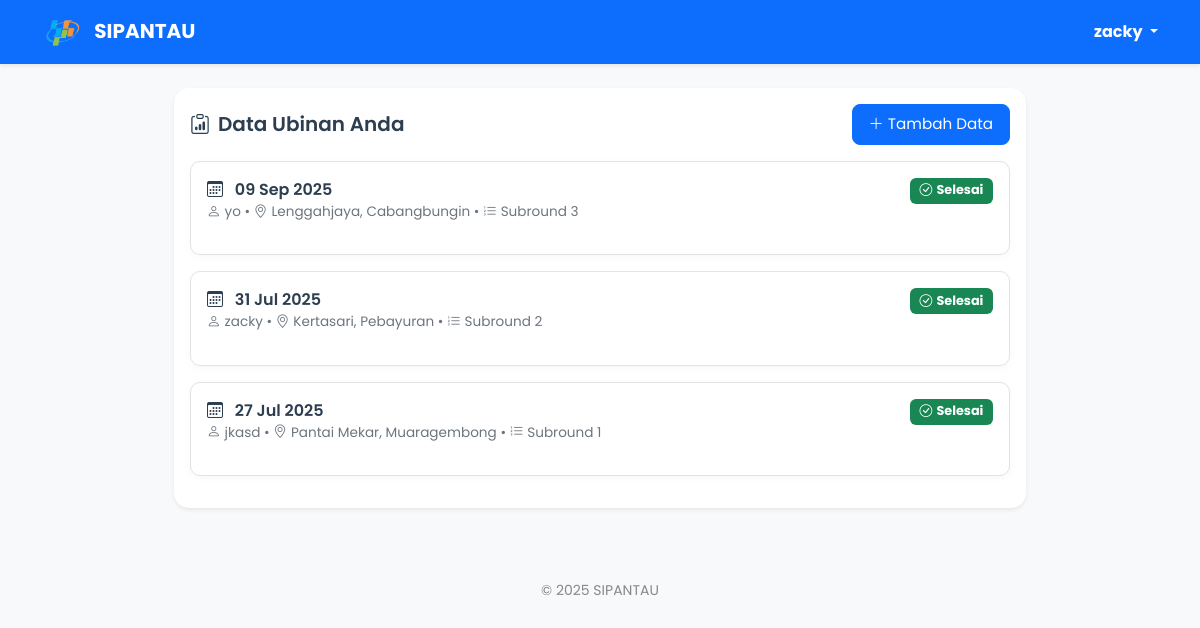
/service/form-user/dashboard_user.php (signed in), run on an earlier commit of the app's database.
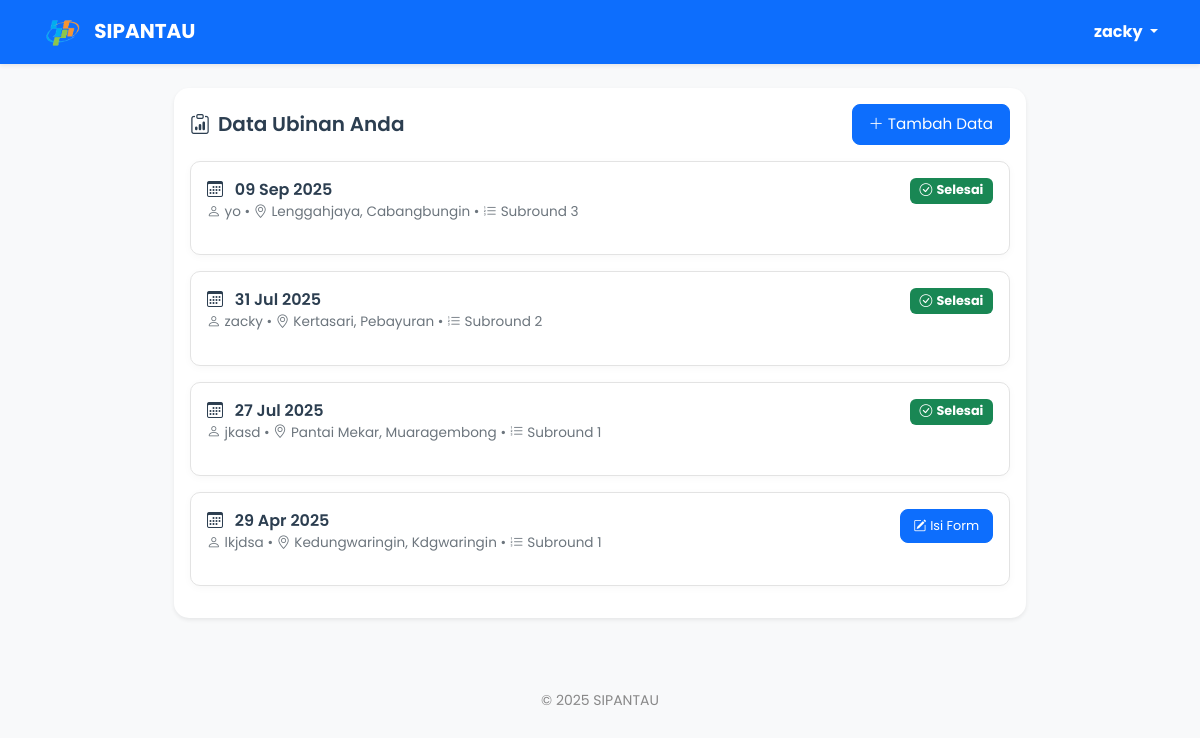
And on a later commit of the database.
### tables this page shows
CREATE TABLE `monitoring_data_panen` (
  `id` int(11) NOT NULL,
  `nama_petani` varchar(100) NOT NULL,
  `desa` varchar(100) NOT NULL,
  `kecamatan` varchar(100) NOT NULL,
  `tanggal_panen` date NOT NULL,
  `subround` int(11) NOT NULL,
  `foto_serah_terima` varchar(255) NOT NULL,
  `foto_bukti_plot_ubinan` varchar(255) NOT NULL,
  `foto_berat_timbangan` varchar(255) NOT NULL,
  `berat_plot` decimal(10,2) DEFAULT NULL,
  `gkp` decimal(10,2) DEFAULT NULL,
  `gkg` decimal(10,2) DEFAULT NULL,
  `ku` decimal(10,2) DEFAULT NULL,
  `status` enum('belum selesai','selesai','tidak bisa','revisi','sudah') DEFAULT 'belum selesai',
  `user_id` int(11) NOT NULL,
  `nomor_segmen` varchar(9) NOT NULL,
  `nomor_sub_segmen` varchar(2) NOT NULL,
  `created_at` timestamp NOT NULL DEFAULT current_timestamp(),
  `updated_at` timestamp NULL DEFAULT NULL,
  `note_revisi` text DEFAULT NULL,
  `revised_at` timestamp NULL DEFAULT NULL,
  `revised_by` varchar(100) DEFAULT NULL
);

### service/form-user/dashboard_user.php (the view, shortened to what this page needs)
<?php
include '../../config/koneksi.php';
$user_id = $_SESSION['user_id'];
$query = "SELECT id, tanggal_panen, nama_petani, desa, kecamatan, subround, status, note_revisi, revised_at
          FROM monitoring_data_panen
          WHERE user_id = ?
          ORDER BY tanggal_panen DESC";
$stmt = mysqli_prepare($conn, $query);
mysqli_stmt_bind_param($stmt, "i", $user_id);
mysqli_stmt_execute($stmt);
$result = mysqli_stmt_get_result($stmt);
?>
<!DOCTYPE html>
<html lang="id">
<head>
  <link href="https://cdn.jsdelivr.net/npm/bootstrap@5.3.0/dist/css/bootstrap.min.css" rel="stylesheet">
  <link href="https://cdn.jsdelivr.net/npm/bootstrap-icons@1.10.5/font/bootstrap-icons.css" rel="stylesheet">
</head>
<body>
<nav class="navbar navbar-expand-lg navbar-dark bg-primary shadow-sm">
  <div class="container">
    <a class="navbar-brand" href="#">
      <img src="../../assets/logo.png" alt="Logo" class="me-2">
      SIPANTAU
    </a>
    <div class="d-flex align-items-center">
      <div class="dropdown">
        <a href="#" class="text-white fw-bold text-decoration-none dropdown-toggle" id="userDropdown" data-bs-toggle="dropdown" aria-expanded="false">
          <?= htmlspecialchars($_SESSION['username']); ?>
        </a>
      </div>
    </div>
  </div>
</nav>
<div class="container-fluid" style="padding-top: 1.5rem;">
  <div class="row justify-content-center">
    <main id="mainContent" class="col-lg-10 px-2 px-md-4">
      <div class="card shadow-sm border-0 mb-4">
        <div class="card-body">
          <div class="d-flex justify-content-between align-items-center mb-3">
            <h5 class="card-title mb-0">
              <i class="bi bi-clipboard-data me-2"></i>Data Ubinan Anda
            </h5>
            <a href="tambah_data.php" class="btn btn-primary btn-sm btn-custom">
              <i class="bi bi-plus-lg me-1"></i>Tambah Data
            </a>
          </div>
          <div class="ubinan-list">
            <?php
            if (mysqli_num_rows($result) > 0):
              mysqli_data_seek($result, 0);
              while ($row = mysqli_fetch_assoc($result)):
            ?>
              <div class="ubinan-card">
                <div class="d-flex justify-content-between align-items-start mb-2">
                  <div>
                    <div class="ubinan-date">
                      <i class="bi bi-calendar3 me-2"></i>
                      <?= date('d M Y', strtotime($row['tanggal_panen'])); ?>
                    </div>
                    <div class="ubinan-info">
                      <i class="bi bi-person me-1"></i><?= htmlspecialchars($row['nama_petani']); ?> •
                      <i class="bi bi-geo-alt me-1"></i><?= htmlspecialchars($row['desa']); ?>, <?= htmlspecialchars($row['kecamatan']); ?> •
                      <i class="bi bi-list-ol me-1"></i>Subround <?= htmlspecialchars($row['subround']); ?>
                    </div>
                  </div>
                  <div>
                    <?php if ($row['status'] === 'tidak bisa'): ?>
                      <span class="badge bg-danger">
                        <i class="bi bi-x-circle me-1"></i>Tidak Bisa Ubinan
                      </span>
                    <?php elseif ($row['status'] === 'selesai'): ?>
                      <span class="badge bg-success">
                        <i class="bi bi-check-circle me-1"></i>Selesai
                      </span>
                    <?php elseif ($row['status'] === 'revisi'): ?>
                      <a href="form_monitoring.php?id=<?= $row['id']; ?>" class="btn btn-warning btn-sm btn-custom">
                        <i class="bi bi-exclamation-triangle me-1"></i>Perlu Revisi
                      </a>
                    <?php elseif ($row['status'] === 'belum selesai' || $row['status'] === 'sudah'): ?>
                      <a href="form_monitoring.php?id=<?= $row['id']; ?>" class="btn btn-primary btn-sm btn-custom">
                        <i class="bi bi-pencil-square me-1"></i>Isi Form
                      </a>
                    <?php else: ?>
                      <span class="badge bg-secondary">
                        <i class="bi bi-question-circle me-1"></i>-
                      </span>
                    <?php endif; ?>
                  </div>
                </div>
              </div>
            <?php endwhile; endif; ?>
          </div>
        </div>
      </div>
    </main>
  </div>
</div>
<footer class="text-center mt-5 mb-3">
    &copy; <?= date('Y'); ?> SIPANTAU
</footer>
</body>
</html>

What changed in the data, as far as the page shows it:
added monitoring_data_panen: tanggal_panen "29 Apr 2025", nama_petani "lkjdsa", desa "Kedungwaringin", kecamatan "Kdgwaringin", subround "1"
